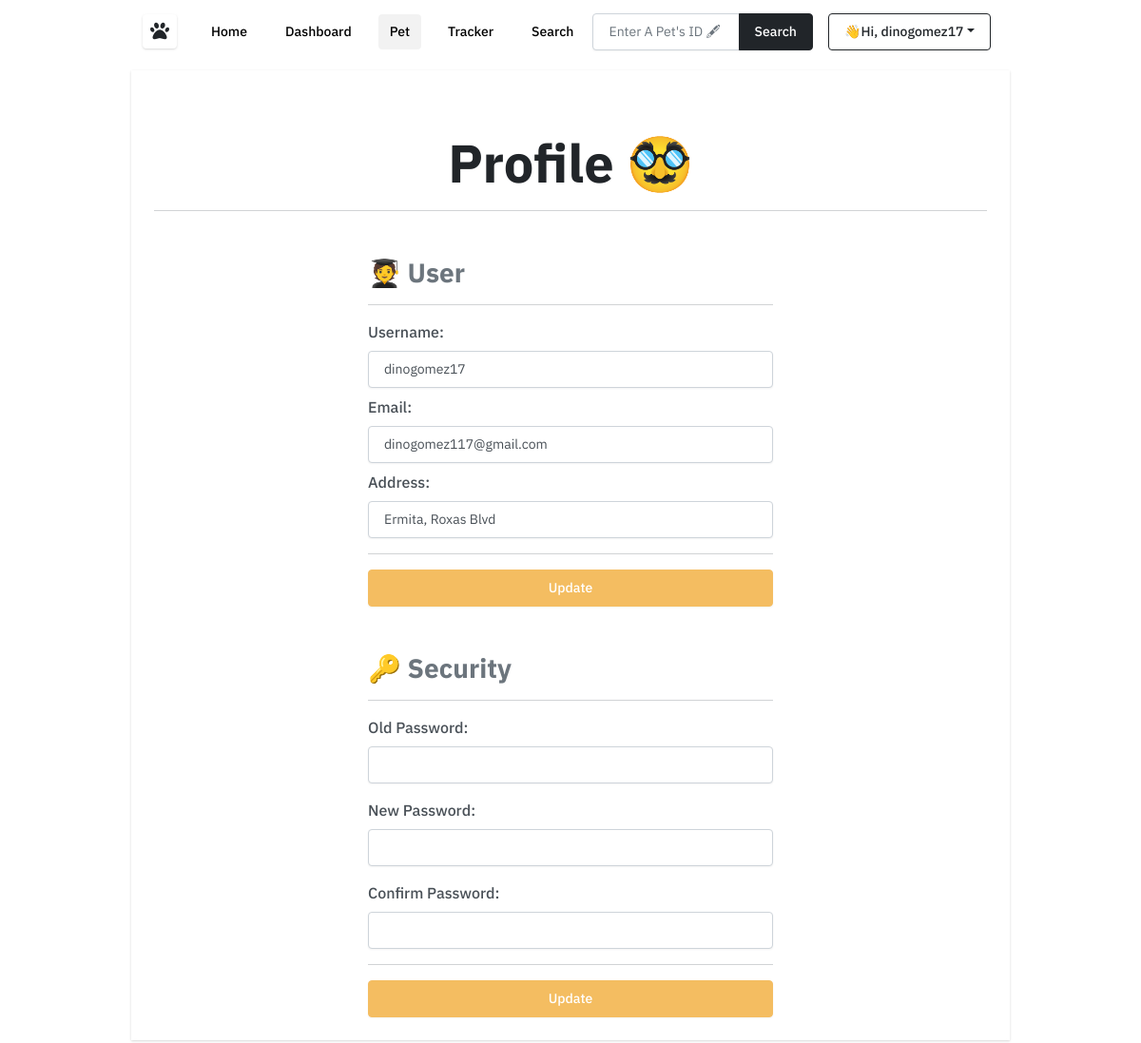
Screenshot of /profile (signed in) with the database file from the repository.
### tables this page shows
CREATE TABLE `users` (
  `id` int(11) NOT NULL,
  `username` varchar(50) NOT NULL,
  `email` varchar(50) NOT NULL,
  `address` varchar(50) NOT NULL,
  `password` varchar(100) NOT NULL,
  `user_image` varchar(250) DEFAULT NULL
);

### routes.php (called while the page is built, shortened)
<?php
get('/profile', 'views/profile.php');

### views/profile.php (the view, shortened to what this page needs)
<?php require_once 'include/headers.php'; ?>
<?php include_once 'include/nav-pet.php'; ?>
<?php require_once getcwd() . '/server/db/connection.php'; ?>
<?php
$id = $_SESSION['id'];
$sql = "SELECT * FROM users WHERE id ='$id'";
$result = mysqli_query($conn, $sql);
$row = mysqli_fetch_array($result, MYSQLI_ASSOC);
?>
<form action="/profile-update" method="post">
  <div class="container-fluid shadow-lg my py-3">
    <div class="container text-center my-5">
      <h2 class="display-4 fw-bolder">Profile 🥸</h2>
      <hr>
    </div>
    <div class="container-fluid w-50">
      <h3 class="text-rubik fw-bold text-muted">🧑‍🎓 User</h3>
      <hr>
      <div class="my-2">
        <label for="formControlInput" class="form-label">Username: </label>
        <input type="text" class="form-control" name="profileUsername" id="formControlInput" value="<?php echo $row['username']; ?>" required>
      </div>
      <div class="my-2">
        <label for="formControlInput" class="form-label">Email: </label>
        <input type="email" class="form-control" name="profileEmail" id="formControlInput" value="<?php echo $row['email']; ?>" required>
      </div>
      <div class="my-2">
        <label for="formControlInput" class="form-label">Address: </label>
        <input type="text" class="form-control" name="profileAddress" id="formControlInput" value="<?php echo $row['address']; ?>" required>
      </div>
      <hr>
      <div class="my-2">
        <input type="submit" value="Update" class="btn btn-warning w-100">
      </div>
</form>
<form action="/password-update" method="post">
  <h3 class="text-rubik fw-bold text-muted">🔑 Security</h3>
  <hr>
  <div class="mb-3">
    <label for="exampleFormControlTextarea1" class="form-label">Old Password: </label>
    <input type="password" class="form-control" name="oldPassword" id="formControlInput" required>
  </div>
  <div class="mb-3">
    <label for="exampleFormControlTextarea1" class="form-label">New Password: </label>
    <input type="password" class="form-control" name="newPassword" id="formControlInput" required>
  </div>
  <div class="mb-3">
    <label for="exampleFormControlTextarea1" class="form-label">Confirm Password: </label>
    <input type="password" class="form-control" name="newPasswordConfirm" id="formControlInput" required>
  </div>
  <hr>
  <div class="my-2">
    <input type="submit" value="Update" class="btn btn-warning w-100">
  </div>
  </div>
  </div>
<?php require_once 'include/footers.php' ?>

### assets/css/main.css (style rules this page uses)
body { overflow-y: overlay !important; font-family: "IBM Plex Sans", sans-serif !important; }

### rows the page displays
users: profileUsername "dinogomez17", profileEmail "dinogomez117@gmail.com", profileAddress "Ermita, Roxas Blvd"

### other values shown
$_SESSION['username'] "dinogomez17"
